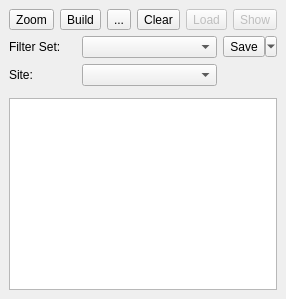
<?xml version="1.0" encoding="UTF-8"?>
<ui version="4.0">
 <class>FilterDock</class>
 <widget class="ArkDockWidget" name="FilterDock">
  <property name="geometry">
   <rect>
    <x>0</x>
    <y>0</y>
    <width>247</width>
    <height>299</height>
   </rect>
  </property>
  <property name="windowTitle">
   <string>Filter Ark Layers</string>
  </property>
  <widget class="QWidget" name="FilterDockContents">
   <layout class="QVBoxLayout" name="verticalLayout">
    <item>
     <layout class="QHBoxLayout" name="horizontalLayout">
      <item>
       <widget class="QToolButton" name="zoomFilterTool">
        <property name="text">
         <string>Zoom</string>
        </property>
        <property name="icon">
         <iconset resource="resources.qrc">
          <normaloff>:/plugins/ark/filter/zoomToFilterSet.svg</normaloff>:/plugins/ark/filter/zoomToFilterSet.svg</iconset>
        </property>
       </widget>
      </item>
      <item>
       <widget class="QToolButton" name="buildFilterTool">
        <property name="text">
         <string>Build</string>
        </property>
        <property name="icon">
         <iconset resource="resources.qrc">
          <normaloff>:/plugins/ark/filter/buildFilter.svg</normaloff>:/plugins/ark/filter/buildFilter.svg</iconset>
        </property>
       </widget>
      </item>
      <item>
       <widget class="QToolButton" name="buildSelectionTool">
        <property name="text">
         <string>...</string>
        </property>
        <property name="icon">
         <iconset resource="resources.qrc">
          <normaloff>:/plugins/ark/filter/buildSelection.svg</normaloff>:/plugins/ark/filter/buildSelection.svg</iconset>
        </property>
       </widget>
      </item>
      <item>
       <widget class="QToolButton" name="clearFilterTool">
        <property name="text">
         <string>Clear</string>
        </property>
        <property name="icon">
         <iconset resource="resources.qrc">
          <normaloff>:/plugins/ark/filter/removeFilter.svg</normaloff>:/plugins/ark/filter/removeFilter.svg</iconset>
        </property>
       </widget>
      </item>
      <item>
       <widget class="QToolButton" name="loadDataTool">
        <property name="enabled">
         <bool>false</bool>
        </property>
        <property name="text">
         <string>Load</string>
        </property>
        <property name="icon">
         <iconset resource="resources.qrc">
          <normaloff>:/plugins/ark/filter/loadData.png</normaloff>:/plugins/ark/filter/loadData.png</iconset>
        </property>
       </widget>
      </item>
      <item>
       <widget class="QToolButton" name="showDataTool">
        <property name="enabled">
         <bool>false</bool>
        </property>
        <property name="text">
         <string>Show</string>
        </property>
        <property name="icon">
         <iconset resource="resources.qrc">
          <normaloff>:/plugins/ark/filter/viewData.png</normaloff>:/plugins/ark/filter/viewData.png</iconset>
        </property>
       </widget>
      </item>
      <item>
       <spacer name="horizontalSpacer">
        <property name="orientation">
         <enum>Qt::Horizontal</enum>
        </property>
        <property name="sizeHint" stdset="0">
         <size>
          <width>40</width>
          <height>20</height>
         </size>
        </property>
       </spacer>
      </item>
     </layout>
    </item>
    <item>
     <layout class="QGridLayout" name="gridLayout">
      <item row="1" column="0">
       <widget class="QLabel" name="siteCodeLabel">
        <property name="text">
         <string>Site:</string>
        </property>
       </widget>
      </item>
      <item row="1" column="1" colspan="2">
       <widget class="QComboBox" name="siteCodeCombo"/>
      </item>
      <item row="0" column="0">
       <widget class="QLabel" name="filterSetLabel">
        <property name="text">
         <string>Filter Set:</string>
        </property>
       </widget>
      </item>
      <item row="0" column="1" colspan="2">
       <widget class="QComboBox" name="filterSetCombo"/>
      </item>
      <item row="0" column="3">
       <widget class="QToolButton" name="filterSetTool">
        <property name="text">
         <string>Save</string>
        </property>
        <property name="icon">
         <iconset resource="resources.qrc">
          <normaloff>:/plugins/ark/filter/saveFilterSet.png</normaloff>:/plugins/ark/filter/saveFilterSet.png</iconset>
        </property>
        <property name="popupMode">
         <enum>QToolButton::MenuButtonPopup</enum>
        </property>
       </widget>
      </item>
     </layout>
    </item>
    <item>
     <widget class="QFrame" name="newFilterFrame">
      <layout class="QHBoxLayout" name="horizontalLayout_2">
       <property name="margin">
        <number>0</number>
       </property>
      </layout>
     </widget>
    </item>
    <item>
     <widget class="QListWidget" name="filterListWidget">
      <property name="showDropIndicator" stdset="0">
       <bool>false</bool>
      </property>
      <property name="selectionMode">
       <enum>QAbstractItemView::NoSelection</enum>
      </property>
     </widget>
    </item>
   </layout>
   <zorder></zorder>
   <zorder>filterListWidget</zorder>
   <zorder>newFilterFrame</zorder>
  </widget>
  <action name="zoomFilterAction">
   <property name="icon">
    <iconset resource="resources.qrc">
     <normaloff>:/plugins/ark/filter/zoomToFilterSet.svg</normaloff>:/plugins/ark/filter/zoomToFilterSet.svg</iconset>
   </property>
   <property name="text">
    <string>Zoom To Selection</string>
   </property>
  </action>
  <action name="buildFilterAction">
   <property name="icon">
    <iconset resource="resources.qrc">
     <normaloff>:/plugins/ark/filter/buildFilter.svg</normaloff>:/plugins/ark/filter/buildFilter.svg</iconset>
   </property>
   <property name="text">
    <string>Build Filter</string>
   </property>
  </action>
  <action name="clearFilterAction">
   <property name="icon">
    <iconset resource="resources.qrc">
     <normaloff>:/plugins/ark/filter/removeFilter.svg</normaloff>:/plugins/ark/filter/removeFilter.svg</iconset>
   </property>
   <property name="text">
    <string>Clear Filter</string>
   </property>
  </action>
  <action name="loadDataAction">
   <property name="icon">
    <iconset resource="resources.qrc">
     <normaloff>:/plugins/ark/filter/loadData.png</normaloff>:/plugins/ark/filter/loadData.png</iconset>
   </property>
   <property name="text">
    <string>Load Data</string>
   </property>
  </action>
  <action name="showDataAction">
   <property name="icon">
    <iconset resource="resources.qrc">
     <normaloff>:/plugins/ark/filter/viewData.png</normaloff>:/plugins/ark/filter/viewData.png</iconset>
   </property>
   <property name="text">
    <string>Show Data</string>
   </property>
  </action>
  <action name="buildSelectionAction">
   <property name="icon">
    <iconset resource="resources.qrc">
     <normaloff>:/plugins/ark/filter/buildSelection.svg</normaloff>:/plugins/ark/filter/buildSelection.svg</iconset>
   </property>
   <property name="text">
    <string>Build Selection</string>
   </property>
   <property name="toolTip">
    <string>Build Selection</string>
   </property>
  </action>
  <action name="saveFilterSetAction">
   <property name="icon">
    <iconset resource="resources.qrc">
     <normaloff>:/plugins/ark/filter/saveFilterSet.png</normaloff>:/plugins/ark/filter/saveFilterSet.png</iconset>
   </property>
   <property name="text">
    <string>Save Filter Set</string>
   </property>
  </action>
  <action name="deleteFilterSetAction">
   <property name="icon">
    <iconset resource="resources.qrc">
     <normaloff>:/plugins/ark/filter/deleteFilterSet.svg</normaloff>:/plugins/ark/filter/deleteFilterSet.svg</iconset>
   </property>
   <property name="text">
    <string>Delete Filter Set</string>
   </property>
  </action>
  <action name="exportFilterSetAction">
   <property name="icon">
    <iconset resource="resources.qrc">
     <normaloff>:/plugins/ark/filter/exportFilterSet.png</normaloff>:/plugins/ark/filter/exportFilterSet.png</iconset>
   </property>
   <property name="text">
    <string>Export Filter Set</string>
   </property>
  </action>
 </widget>
 <customwidgets>
  <customwidget>
   <class>ArkDockWidget</class>
   <extends>QDockWidget</extends>
   <header>..libarkqgis.dock.h</header>
   <container>1</container>
  </customwidget>
 </customwidgets>
 <resources>
  <include location="resources.qrc"/>
 </resources>
 <connections/>
</ui>
